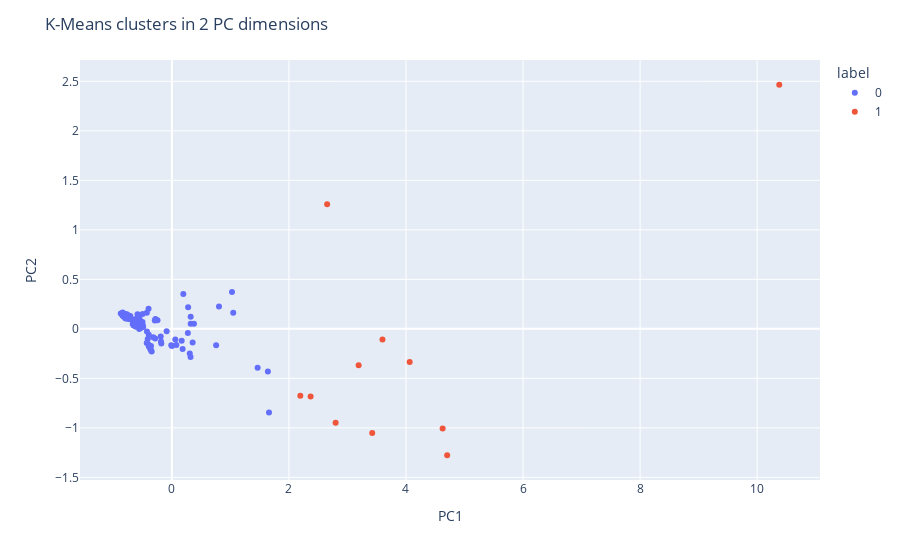

Notebook source saved alongside this figure:
### Code cell
# using PCA, reduce the dimension of our data, so we may visualise the clustering of K-Means
pca = PCA(n_components=2)
principalComponents = pca.fit_transform(restricted_df)
pca_df = pd.DataFrame(principalComponents).set_index(restricted_df.index)

pca_df['label'] = kmeans.labels_.astype(str)
restricted_df['label'] = kmeans.labels_.astype(str)
instance_features['label'] = kmeans.labels_.astype(str)
fig = px.scatter(pca_df, x = 0, y=1, color='label')
fig.update_layout(
    xaxis_title='PC1',
    yaxis_title='PC2',
    title='K-Means clusters in 2 PC dimensions'
)
fig.show()
